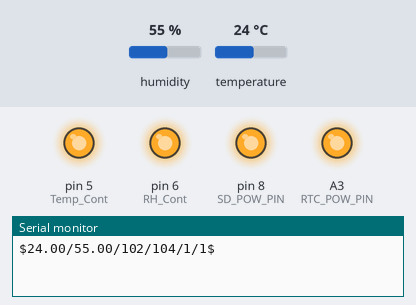
This sketch was run on a simulated Arduino Uno, built with avr-gcc and run on an emulated ATmega328P. Parts: output pins drawn as LEDs (lit = HIGH), the last lines printed to the serial monitor. Inputs (shaded band) come from the test bench; at power-on: humidity 55 %, temperature 24 °C. The local clock reads 2024-03-15 10:24:30 at power-on unless the sketch sets it; storage starts empty.

Above: at 1.8 s.
1.9 s: humidity set to 41 %
7.9 s: humidity set to 38 %
At 11.5 s:
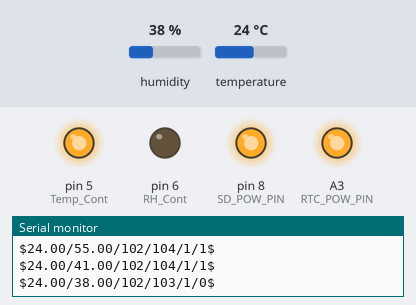
13.9 s: temperature set to 23.2 °C
At 16.1 s:
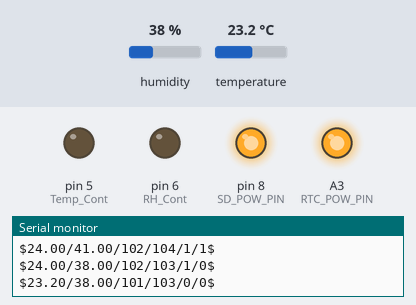
19.9 s: humidity set to 40 %
At 21.8 s:
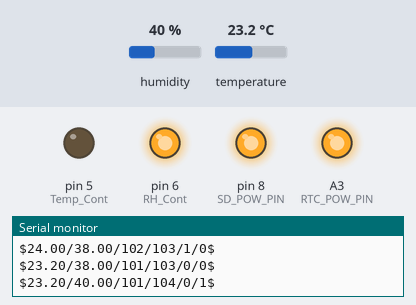
25.9 s: humidity set to 22 %
At 31.9 s:
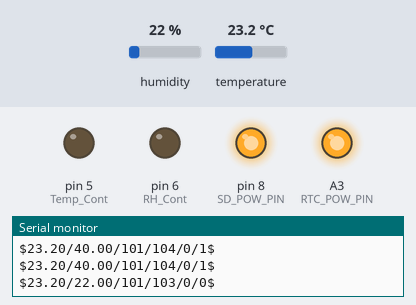
32.2 s: humidity set to 68 %
At 36.7 s:
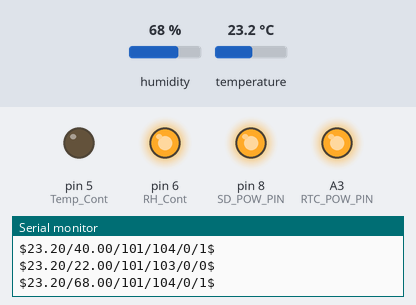
Timing chart, 0 to 38.2 s (numbered marks = the images above; inputs shaded):
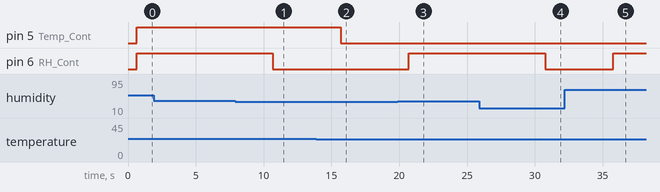

The sketch:

122.ino
```cpp
#include <SD.h>
#include <Wire.h>
#include <RTClib.h>
#include <SPI.h>
#include <dht.h>
#include <SoftwareSerial.h>
#define DHT22_PIN 7                  //온도 D7 연결
#define Temp_Cont 5                  //D5 온도제어
#define RH_Cont 6                    //D6 상대습도 제어

const int CS_PIN      = 10;           //D10
const int SD_POW_PIN  = 8;          //D8
const int RTC_POW_PIN = A3;        //A3
const int RTC_GND_PIN = A2;        //A2
const int IR_PIN      = 0;            //A0

RTC_DS1307 RTC;

String year, month, day, hour, minute, second, time, date;

int raw = 0;
int raw_prev = 0;
boolean active = false;
int update_time = 0;

File dataFile;
int n = 1;
char filename[] = "LOGGER00.CSV";           //저장 파일명

SoftwareSerial BTSerial(0, 1);
dht DHT;
float temperature;
float After_temperature;
float humidity;
float After_humidity;
int Temp_Value;
int RH_Value;
int VB_Temp_Cont = 0;
int VB_RH_Cont = 0;

String readString;

void setup()
{
  Serial.begin(9600);
  BTSerial.begin(9600);
  pinMode(Temp_Cont, OUTPUT);
  delay(300);
  pinMode(RH_Cont, OUTPUT);
  delay(300);

  pinMode(CS_PIN,   OUTPUT);
  pinMode(SD_POW_PIN, OUTPUT);
  pinMode(RTC_POW_PIN, OUTPUT);
  pinMode(RTC_GND_PIN, OUTPUT);

  digitalWrite(SD_POW_PIN, HIGH);
  digitalWrite(RTC_POW_PIN, HIGH);
  digitalWrite(RTC_GND_PIN, LOW);

  Wire.begin();
  RTC.begin();

  if (! RTC.isrunning())
  {
    Serial.println(F("RTC is NOT running!"));
    RTC.adjust(DateTime(__DATE__, __TIME__));
  }
  if (!SD.begin(CS_PIN))
  {
    //Serial.println(F("Card Failure"));
    return;
  }
    //Serial.println(F("Card Ready"));

  for (uint8_t i = 0; i < 100; i++) {
    filename[6] = i / 10 + '0';
    filename[7] = i % 10 + '0';
    if (! SD.exists(filename)) {
      dataFile = SD.open(filename, FILE_WRITE);
      break;
    }
  }
  if (! RTC.begin()) {
    Serial.println("Couldn't find RTC");
    while (1);
  }
  if (! RTC.isrunning()) {
    Serial.println("RTC is NOT running!");
    RTC.adjust(DateTime(F(__DATE__), F(__TIME__)));
  }
}

void loop()
{
  int n = n + 1;
  DateTime datetime = RTC.now();
  float chk = DHT.read22(DHT22_PIN);

  temperature = DHT.temperature;
  humidity = DHT.humidity;

  if ((temperature <= -10) || (humidity > 100)) {
    temperature = After_temperature;
    humidity = After_humidity;
  }
  After_temperature = temperature;
  After_humidity = humidity;

  if (temperature >= 24) {
    digitalWrite(Temp_Cont, HIGH);      //온도 24℃ 이상에서 릴레이 작동 ON
    Temp_Value = 102;
    VB_Temp_Cont = 1;
  } else {
    digitalWrite(Temp_Cont, LOW);     //온도 24℃ 이하에서 릴레이 작동 OFF
    Temp_Value = 101;
    VB_Temp_Cont = 0;
  }

  if (humidity >= 40) {
    digitalWrite(RH_Cont, HIGH);        //상대습도 40% 이상에서 릴레이 작동 ON
    RH_Value = 104;
    VB_RH_Cont = 1;
  } else {
    digitalWrite(RH_Cont, LOW);       //상대습도 40% 이하에서 릴레이 작동 OFF
    RH_Value = 103;
    VB_RH_Cont = 0;
  }

  readString = "";
  String data = "$" + String(temperature) + "/" + String(humidity) + "/" + String(Temp_Value) + "/" + String(RH_Value) + "/" + String(VB_Temp_Cont) + "/" + String(VB_RH_Cont) + "$";
  Serial.println(data);

File dataFile = SD.open(filename, FILE_WRITE);           //SD 카드 저장
  if (dataFile) {
    dataFile.print(n);
    dataFile.print(",");
    dataFile.print(datetime.year(), DEC);
    dataFile.print(",");
    dataFile.print(datetime.month(), DEC);
    dataFile.print(",");
    dataFile.print(datetime.day(), DEC);
    dataFile.print(",");
    dataFile.print(datetime.hour(), DEC);
    dataFile.print(",");
    dataFile.print(datetime.minute(), DEC);
    dataFile.print(",");
    dataFile.print(temperature, 1);
    dataFile.print(",");
    dataFile.print(humidity, 1);
    dataFile.print(",");
    dataFile.print(VB_Temp_Cont);
    dataFile.print(",");
    dataFile.print(VB_RH_Cont);
    dataFile.print(",");
    dataFile.println("");
    dataFile.close();
    n = n + 1;
  }
  delay(5000);
}
```

Measured:
- the behaviour switches between 40 and 39 % on humidity (found by bisection; images 0 and 1)
- the behaviour switches between 24 and 23.9 °C on temperature (found by bisection; images 1 and 2)
- after the input at 7.9 s, pin 6 (RH_Cont): HIGH → LOW after 2.8 s
- after the input at 13.9 s, pin 5 (Temp_Cont): HIGH → LOW after 1.8 s
- after the input at 19.9 s, pin 6 (RH_Cont): LOW → HIGH after 0.82 s
- after the input at 25.9 s, pin 6 (RH_Cont): HIGH → LOW after 4.9 s
- after the input at 32.2 s, pin 6 (RH_Cont): LOW → HIGH after 3.6 s
